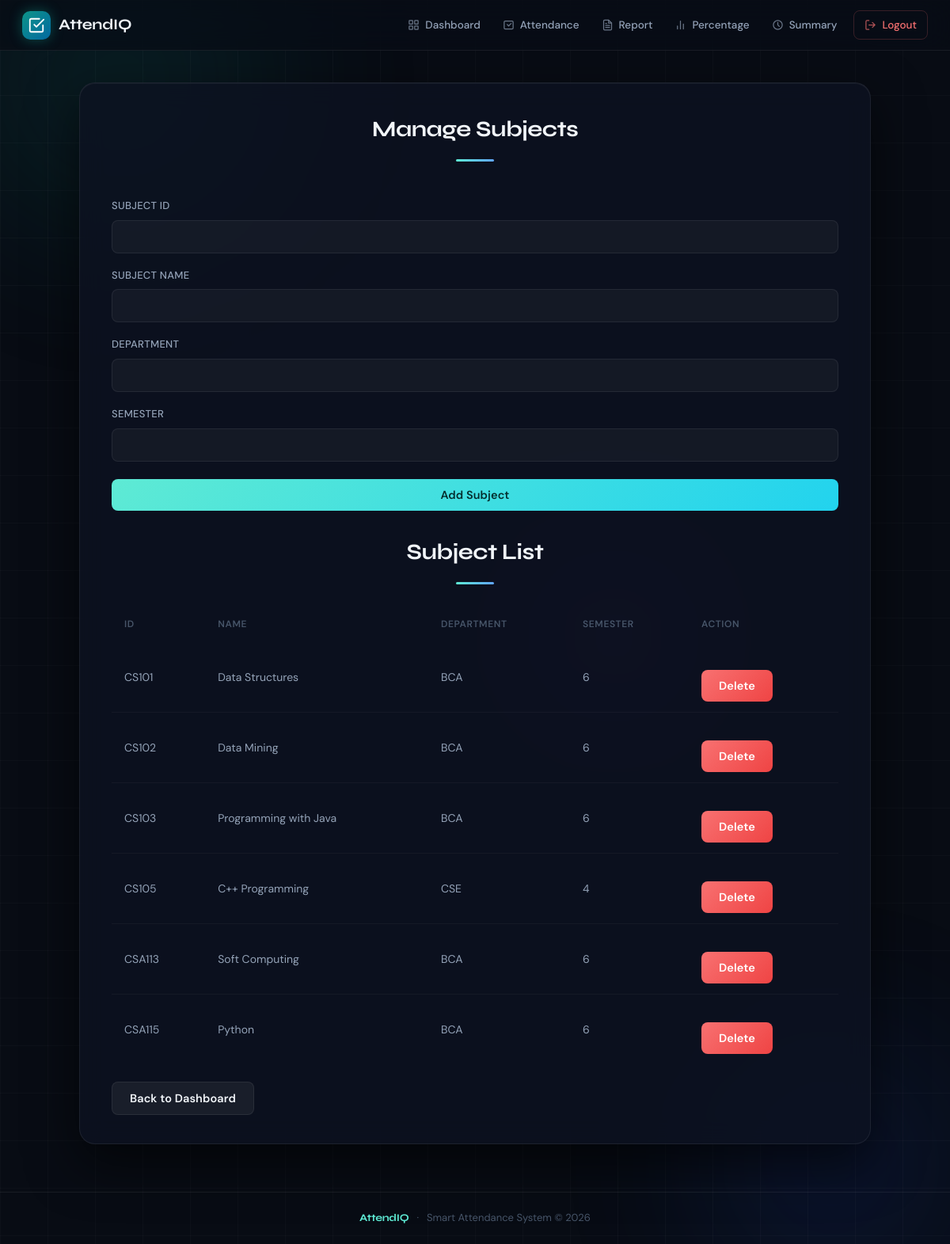
Page /subjects (signed in) on the committed database.
### tables this page shows
CREATE TABLE subjects (
        subject_id TEXT PRIMARY KEY,
        subject_name TEXT NOT NULL,
        department TEXT NOT NULL,
        semester INTEGER NOT NULL
    );

### routes/subject_routes.py (the view, shortened to what this page needs)
@subject.route("/subjects", methods=["GET", "POST"])
def manage_subjects():
    if "admin" not in session:
        return redirect("/login")
    conn = get_connection()
    cursor = conn.cursor()
    cursor.execute("SELECT * FROM subjects")
    subjects = cursor.fetchall()
    conn.close()
    return render_template(
        "subjects.html",
        subjects=subjects
    )

### app.py (called while the page is built)
@app.after_request
def add_no_cache_headers(response):
    response.headers["Cache-Control"] = (
        "no-store, no-cache, must-revalidate, max-age=0"
    )
    response.headers["Pragma"] = "no-cache"
    response.headers["Expires"] = "0"
    return response

### database/db.py (called while the page is built)
def get_connection():
    base_dir = os.path.dirname(os.path.abspath(__file__))
    db_path = os.path.join(base_dir, DB_NAME)
    return sqlite3.connect(db_path)

### templates/subjects.html
{% extends "base.html" %}
{% block content %}
<h2>Manage Subjects</h2>
<form method="POST">
<label>Subject ID</label>
<input type="text" name="subject_id" required>
<label>Subject Name</label>
<input type="text" name="subject_name" required>
<label>Department</label>
<input type="text" name="department" required>
<label>Semester</label>
<input type="number" name="semester" required>
<button type="submit">
Add Subject
</button>
</form>
<h2 style="margin-top:30px;">
Subject List
</h2>
<table>
<tr>
<th>ID</th>
<th>Name</th>
<th>Department</th>
<th>Semester</th>
<th>Action</th>
</tr>
{% for subject in subjects %}
<tr>
<td>{{ subject[0] }}</td>
<td>{{ subject[1] }}</td>
<td>{{ subject[2] }}</td>
<td>{{ subject[3] }}</td>
<td>
<a href="/delete_subject/{{ subject[0] }}"
onclick="return confirm('Are you sure you want to delete this subject?')">
    <button class="danger">
        Delete
    </button>
</a>
</td>
</tr>
{% endfor %}
</table>
<a href="/dashboard">
<button class="secondary">
Back to Dashboard
</button>
</a>
{% endblock %}

### static/styles.css (style rules this page uses)
:root { --bg: #080c14; --surface: #0d1221; --surface-2: #111827; --border: rgba(255,255,255,0.07); --border-hover:rgba(255,255,255,0.14); --accent: #5eead4; --accent-dim: rgba(94,234,212,0.12); --accent-glow: rgba(94,234,212,0.35); --blue: #60a5fa; --blue-dim: rgba(96,165,250,0.12); --green: #4ade80; --green-dim: rgba(74,222,128,0.12); --red: #f87171; --red-dim: rgba(248,113,113,0.12); --yellow: #fbbf24; --text-primary: #f1f5f9; --text-secondary: #94a3b8; --text-muted: #475569; --font-display: 'Syne', sans-serif; --font-body: 'DM Sans', sans-serif; --radius-sm: 8px; --radius-md: 14px; --radius-lg: 20px; --nav-h: 64px; }
*, *::before, *::after { box-sizing: border-box; margin: 0; padding: 0; }
html { scroll-behavior: smooth; }
body { font-family: var(--font-body); font-size: 15px; line-height: 1.6; background: var(--bg); color: var(--text-primary); min-height: 100vh; display: flex; flex-direction: column; overflow-x: hidden; }
h1, h2, h3 { font-family: var(--font-display); letter-spacing: -0.5px; }
h2 { font-size: 28px; font-weight: 700; color: var(--text-primary); margin-bottom: 28px; text-align: center; position: relative; padding-bottom: 18px; }
h2::after { content: ''; position: absolute; bottom: 0; left: 50%; transform: translateX(-50%); width: 48px; height: 3px; background: linear-gradient(90deg, var(--accent), var(--blue)); border-radius: 99px; }
form { display: flex; flex-direction: column; gap: 0; }
label { display: block; margin-top: 18px; margin-bottom: 7px; font-size: 13px; font-weight: 500; color: var(--text-secondary); letter-spacing: 0.3px; text-transform: uppercase; }
input, select, textarea { width: 100%; padding: 11px 14px; border-radius: var(--radius-sm); border: 1px solid var(--border); background: rgba(255,255,255,0.04); color: var(--text-primary); font-family: var(--font-body); font-size: 14.5px; transition: border-color 0.2s, box-shadow 0.2s, background 0.2s; -webkit-appearance: none; }
input::placeholder { color: var(--text-muted); }
button, .btn { display: inline-flex; align-items: center; justify-content: center; gap: 8px; margin-top: 22px; padding: 11px 22px; border: none; border-radius: var(--radius-sm); background: linear-gradient(135deg, var(--accent) 0%, #22d3ee 100%); color: #052e2e; font-family: var(--font-body); font-size: 14.5px; font-weight: 600; cursor: pointer; transition: transform 0.2s, box-shadow 0.2s, opacity 0.2s; text-decoration: none; letter-spacing: 0.1px; }
button.secondary, .btn-secondary { background: rgba(255,255,255,0.06); border: 1px solid var(--border); color: var(--text-primary); box-shadow: none; }
button.danger, .btn-danger { background: linear-gradient(135deg, #f87171, #ef4444); color: #fff; }
table { width: 100%; border-collapse: collapse; }
th { padding: 13px 16px; text-align: left; font-size: 12px; font-weight: 600; text-transform: uppercase; letter-spacing: 0.6px; color: var(--text-muted); white-space: nowrap; }
td { padding: 13px 16px; font-size: 14px; color: var(--text-secondary); border-bottom: 1px solid rgba(255,255,255,0.04); }
tbody tr:last-child td { border-bottom: none; }
tbody tr { transition: background 0.15s; }

### rows in the picture
subjects: subject_id "CS101", subject_name "Data Structures", department "BCA", semester "6"
subjects: subject_id "CS102", subject_name "Data Mining", department "BCA", semester "6"
subjects: subject_id "CS103", subject_name "Programming with Java", department "BCA", semester "6"
subjects: subject_id "CS105", subject_name "C++ Programming", department "CSE", semester "4"
subjects: subject_id "CSA113", subject_name "Soft Computing", department "BCA", semester "6"
subjects: subject_id "CSA115", subject_name "Python", department "BCA", semester "6"
